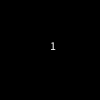
Frame 1 (no input)
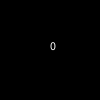
Frame 60 (the mouse pressed at the canvas centre just before this capture)
Frame 120 (the mouse held since frame 60 and released just before this capture): identical to frame 60, image omitted

The Processing sketch that drew these frames (run headless with seeded random() and noise(); from frame 60 on, the mouse is pressed at the canvas centre):

// Processing sketch: sketch_2018MidtermQ1
// ── sketch_2018MidtermQ1.pde
// Fix all the syntax errors so the code runs.
int counter = 0;
String welcomeMsg = "welcome to the first midterm question!";
float []floatArray = new float[100];

void setup() {
  frameRate(4);
  // we'll create a counter variable to count the frames

  //boolean isCodeGreat = true;
  println(welcomeMsg);
  println("now we'll do a loop and print the iterating value!");
  for (int i = 0; i < 3; i++) {
    println("this is loop number " + i);
  }
  println("there are " + floatArray.length + " positions in floatArray");
}

void draw() {
  background(0);
  counter++;
  // we'll increment counter every frame until 60, then reset
  if (frameCount % 60 == 0) {
    counter=0;
  } 
  text(counter, width/2, height/2);
}
